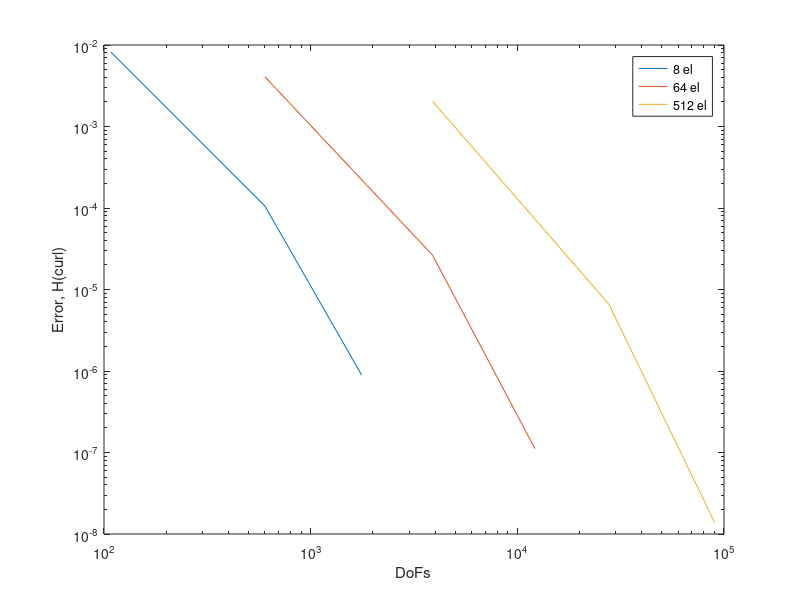

This chart was generated by the following MATLAB code:
data=[    0     8  108 1.05782415e-03 8.16432181e-03 
    1    64  600 2.64464632e-04 4.08240210e-03 
    2   512 3888 6.61137337e-05 2.04123127e-03 
    0     8   600 1.52474595e-05 1.06120118e-04 
    1    64  3888 1.99520281e-06 2.64034447e-05 
    2   512 27744 2.52758426e-07 6.59140429e-06
    0     8  1764 9.01630450e-08 8.93566661e-07 
    1    64 12168 5.75323525e-09 1.11449214e-07 
    2   512 90000 3.63413307e-10 1.39227806e-08 
]; 
data(:,1)=[];
m1=data(1:3:9,:);
m2=data(2:3:9,:);
m3=data(3:3:9,:);
figure;
loglog(m1(:,2),m1(:,4),m2(:,2),m2(:,4),m3(:,2),m3(:,4));
xlabel('DoFs');ylabel('Error, H(curl)');
legend('8 el','64 el','512 el');
